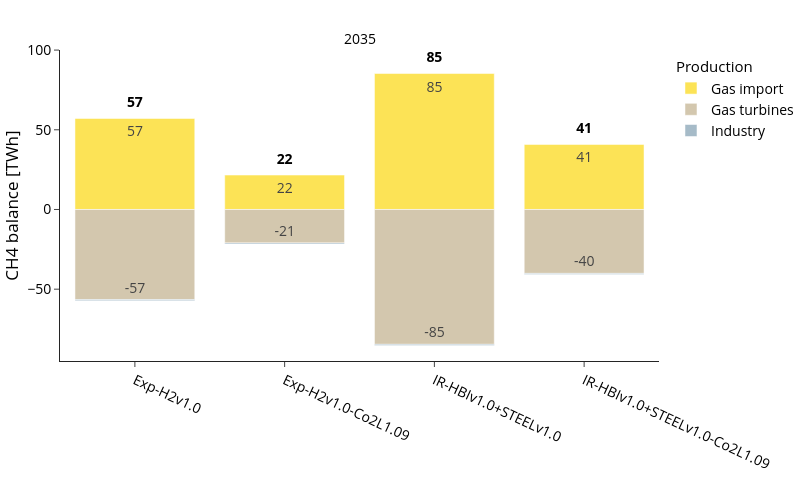

Notebook source saved alongside this figure:
### Markdown cell above
### CH4 Balance

### Code cell
plot_config['chart_config'] = yaml_config['charts']['ch4_balance']

fig, df = plot_energy_balance(
    carrier="gas",
    balance_dict=balance_dict,
    config=plot_config,
    rename_function=rename_gas,
    save_dir=SDIR
)

fig.show()

### Figure 1 — Plotly figure (JSON) as saved in the notebook; plotly's stock layout.template omitted (floating-point values rounded to 4 significant figures)
{"data": [{"hovertemplate": "=%{x}<br>CH4 balance [TWh]=%{text}<extra></extra>", "legendgroup": "Production", "legendgrouptitle": {"text": "Production"}, "marker": {"color": "#fce356", "pattern": {"shape": ""}}, "name": "Gas import", "orientation": "v", "showlegend": true, "text": [57.1, 21.6, 85.3, 40.8], "textangle": 0, "textposition": "inside", "texttemplate": "%{y:.0f}", "type": "bar", "x": ["Exp-H2v1.0", "Exp-H2v1.0-Co2L1.09", "IR-HBIv1.0+STEELv1.0", "IR-HBIv1.0+STEELv1.0-Co2L1.09"], "xaxis": "x", "y": [57.1, 21.6, 85.3, 40.8], "yaxis": "y"}, {"hovertemplate": "=%{x}<br>CH4 balance [TWh]=%{text}<extra></extra>", "legendgroup": "Consumption", "legendgrouptitle": {"text": "Consumption"}, "marker": {"color": "#d3c7ae", "pattern": {"shape": ""}}, "name": "Gas turbines", "orientation": "v", "showlegend": true, "text": [-56.5, -21.0, -84.6, -40.1], "textangle": 0, "textposition": "inside", "texttemplate": "%{y:.0f}", "type": "bar", "x": ["Exp-H2v1.0", "Exp-H2v1.0-Co2L1.09", "IR-HBIv1.0+STEELv1.0", "IR-HBIv1.0+STEELv1.0-Co2L1.09"], "xaxis": "x", "y": [-56.5, -21.0, -84.6, -40.1], "yaxis": "y"}, {"hovertemplate": "=%{x}<br>CH4 balance [TWh]=%{text}<extra></extra>", "legendgroup": "Consumption", "legendgrouptitle": {"text": "Consumption"}, "marker": {"color": "#a6bbc8", "pattern": {"shape": ""}}, "name": "Industry", "orientation": "v", "showlegend": true, "text": [-0.7, -0.7, -0.7, -0.7], "textangle": 0, "textposition": "inside", "texttemplate": "%{y:.0f}", "type": "bar", "x": ["Exp-H2v1.0", "Exp-H2v1.0-Co2L1.09", "IR-HBIv1.0+STEELv1.0", "IR-HBIv1.0+STEELv1.0-Co2L1.09"], "xaxis": "x", "y": [-0.7, -0.7, -0.7, -0.7], "yaxis": "y"}, {"hoverinfo": "skip", "mode": "text", "showlegend": false, "text": ["57", "22", "85", "41"], "textfont": {"color": "black", "size": 14, "weight": "bold"}, "textposition": "top center", "type": "scatter", "x": ["Exp-H2v1.0", "Exp-H2v1.0-Co2L1.09", "IR-HBIv1.0+STEELv1.0", "IR-HBIv1.0+STEELv1.0-Co2L1.09"], "xaxis": "x", "y": [62.1, 26.6, 90.3, 45.8], "yaxis": "y"}, {"hoverinfo": "skip", "mode": "text", "showlegend": false, "text": ["", "", "", ""], "textfont": {"color": "black", "size": 14, "weight": "bold"}, "textposition": "bottom center", "type": "scatter", "x": ["Exp-H2v1.0", "Exp-H2v1.0-Co2L1.09", "IR-HBIv1.0+STEELv1.0", "IR-HBIv1.0+STEELv1.0-Co2L1.09"], "xaxis": "x", "y": [52.2, 16.7, 80.3, 35.8], "yaxis": "y"}], "layout": {"annotations": [{"font": {}, "showarrow": false, "text": "2035", "x": 0.5, "xanchor": "center", "xref": "paper", "y": 1, "yanchor": "bottom", "yref": "paper"}], "barmode": "relative", "height": 500, "legend": {"title": {"text": ""}, "tracegroupgap": 0, "traceorder": "normal"}, "width": 800, "xaxis": {"anchor": "y", "categoryarray": [], "categoryorder": "array", "domain": [0, 1], "tickangle": 25, "title": {"text": ""}}, "yaxis": {"anchor": "x", "domain": [0, 1], "title": {"text": "CH4 balance [TWh]"}}}}
